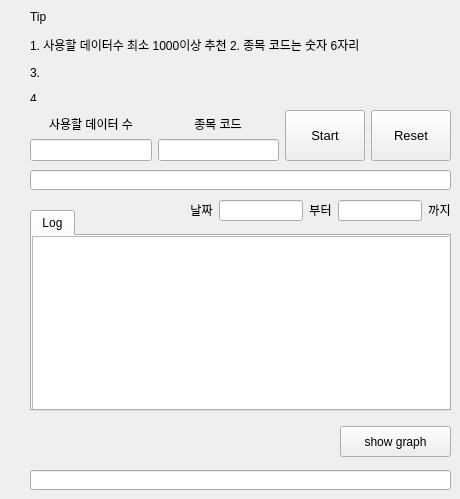
      <widget class="QWidget" name="tab_4">
       <attribute name="title">
        <string>주가 예측</string>
       </attribute>
       <widget class="QTabWidget" name="tabWidget_3">
        <property name="geometry">
         <rect>
          <x>30</x>
          <y>210</y>
          <width>421</width>
          <height>201</height>
         </rect>
        </property>
        <property name="currentIndex">
         <number>0</number>
        </property>
        <widget class="QWidget" name="tab2_2">
         <attribute name="title">
          <string>Log</string>
         </attribute>
         <widget class="QTextBrowser" name="log_4">
          <property name="geometry">
           <rect>
            <x>0</x>
            <y>0</y>
            <width>421</width>
            <height>181</height>
           </rect>
          </property>
         </widget>
        </widget>
       </widget>
       <widget class="QLineEdit" name="result_2_3">
        <property name="geometry">
         <rect>
          <x>30</x>
          <y>170</y>
          <width>421</width>
          <height>20</height>
         </rect>
        </property>
        <property name="font">
         <font>
          <weight>75</weight>
          <bold>true</bold>
         </font>
        </property>
        <property name="cursor">
         <cursorShape>IBeamCursor</cursorShape>
        </property>
        <property name="alignment">
         <set>Qt::AlignCenter</set>
        </property>
        <property name="readOnly">
         <bool>true</bool>
        </property>
       </widget>
       <widget class="QLineEdit" name="result_2_4">
        <property name="geometry">
         <rect>
          <x>30</x>
          <y>470</y>
          <width>421</width>
          <height>20</height>
         </rect>
        </property>
        <property name="font">
         <font>
          <weight>75</weight>
          <bold>true</bold>
         </font>
        </property>
        <property name="cursor">
         <cursorShape>IBeamCursor</cursorShape>
        </property>
        <property name="alignment">
         <set>Qt::AlignCenter</set>
        </property>
        <property name="readOnly">
         <bool>true</bool>
        </property>
       </widget>
       <widget class="QWidget" name="horizontalLayoutWidget_8">
        <property name="geometry">
         <rect>
          <x>30</x>
          <y>110</y>
          <width>421</width>
          <height>51</height>
         </rect>
        </property>
        <layout class="QHBoxLayout" name="horizontalLayout4_1">
         <item>
          <layout class="QHBoxLayout" name="horizontalLayout_10">
           <item>
            <layout class="QVBoxLayout" name="verticalLayout4_1">
             <item alignment="Qt::AlignHCenter|Qt::AlignBottom">
              <widget class="QLabel" name="label3_2">
               <property name="sizePolicy">
                <sizepolicy hsizetype="Fixed" vsizetype="Fixed">
                 <horstretch>0</horstretch>
                 <verstretch>0</verstretch>
                </sizepolicy>
               </property>
               <property name="font">
                <font>
                 <pointsize>9</pointsize>
                 <stylestrategy>PreferAntialias</stylestrategy>
                </font>
               </property>
               <property name="text">
                <string>사용할 데이터 수</string>
               </property>
               <property name="alignment">
                <set>Qt::AlignCenter</set>
               </property>
              </widget>
             </item>
             <item>
              <widget class="QLineEdit" name="data_len_4">
               <property name="sizePolicy">
                <sizepolicy hsizetype="Ignored" vsizetype="Ignored">
                 <horstretch>0</horstretch>
                 <verstretch>0</verstretch>
                </sizepolicy>
               </property>
               <property name="inputMethodHints">
                <set>Qt::ImhDigitsOnly</set>
               </property>
               <property name="text">
                <string/>
               </property>
               <property name="alignment">
                <set>Qt::AlignCenter</set>
               </property>
              </widget>
             </item>
            </layout>
           </item>
           <item>
            <layout class="QVBoxLayout" name="verticalLayout4_2">
             <item alignment="Qt::AlignHCenter|Qt::AlignBottom">
              <widget class="QLabel" name="label2_8">
               <property name="sizePolicy">
                <sizepolicy hsizetype="Fixed" vsizetype="Fixed">
                 <horstretch>0</horstretch>
                 <verstretch>0</verstretch>
                </sizepolicy>
               </property>
               <property name="font">
                <font>
                 <pointsize>9</pointsize>
                 <stylestrategy>PreferAntialias</stylestrategy>
                </font>
               </property>
               <property name="text">
                <string>종목 코드</string>
               </property>
               <property name="alignment">
                <set>Qt::AlignCenter</set>
               </property>
              </widget>
             </item>
             <item>
              <widget class="QLineEdit" name="stock_num4">
               <property name="sizePolicy">
                <sizepolicy hsizetype="Ignored" vsizetype="Ignored">
                 <horstretch>0</horstretch>
                 <verstretch>0</verstretch>
                </sizepolicy>
               </property>
               <property name="inputMethodHints">
                <set>Qt::ImhDigitsOnly</set>
               </property>
               <property name="text">
                <string/>
               </property>
               <property name="alignment">
                <set>Qt::AlignCenter</set>
               </property>
              </widget>
             </item>
            </layout>
           </item>
          </layout>
         </item>
         <item>
          <widget class="QPushButton" name="Start_btn4">
           <property name="sizePolicy">
            <sizepolicy hsizetype="Maximum" vsizetype="Ignored">
             <horstretch>0</horstretch>
             <verstretch>0</verstretch>
            </sizepolicy>
           </property>
           <property name="font">
            <font>
             <pointsize>10</pointsize>
             <stylestrategy>PreferAntialias</stylestrategy>
            </font>
           </property>
           <property name="autoFillBackground">
            <bool>false</bool>
           </property>
           <property name="text">
            <string>Start</string>
           </property>
           <property name="autoDefault">
            <bool>false</bool>
           </property>
          </widget>
         </item>
         <item>
          <widget class="QPushButton" name="Reset_btn4">
           <property name="sizePolicy">
            <sizepolicy hsizetype="Maximum" vsizetype="Ignored">
             <horstretch>0</horstretch>
             <verstretch>0</verstretch>
            </sizepolicy>
           </property>
           <property name="font">
            <font>
             <pointsize>10</pointsize>
             <stylestrategy>PreferAntialias</stylestrategy>
            </font>
           </property>
           <property name="autoFillBackground">
            <bool>false</bool>
           </property>
           <property name="text">
            <string>Reset</string>
           </property>
          </widget>
         </item>
        </layout>
       </widget>
       <widget class="QPushButton" name="show_graph_btn_2">
        <property name="geometry">
         <rect>
          <x>340</x>
          <y>426</y>
          <width>111</width>
          <height>31</height>
         </rect>
        </property>
        <property name="text">
         <string>show graph</string>
        </property>
       </widget>
       <widget class="QLabel" name="tips4">
        <property name="geometry">
         <rect>
          <x>30</x>
          <y>10</y>
          <width>421</width>
          <height>91</height>
         </rect>
        </property>
        <property name="sizePolicy">
         <sizepolicy hsizetype="Fixed" vsizetype="Fixed">
          <horstretch>0</horstretch>
          <verstretch>0</verstretch>
         </sizepolicy>
        </property>
        <property name="font">
         <font>
          <pointsize>9</pointsize>
          <stylestrategy>PreferAntialias</stylestrategy>
         </font>
        </property>
        <property name="inputMethodHints">
         <set>Qt::ImhNone</set>
        </property>
        <property name="frameShape">
         <enum>QFrame::NoFrame</enum>
        </property>
        <property name="frameShadow">
         <enum>QFrame::Plain</enum>
        </property>
        <property name="text">
         <string>&lt;html&gt;&lt;head/&gt;&lt;body&gt;&lt;p&gt;Tip&lt;/p&gt;&lt;p&gt;1. 사용할 데이터수 최소 1000이상 추천 2. 종목 코드는 숫자 6자리&lt;/p&gt;&lt;p&gt;3.&lt;/p&gt;&lt;p&gt;4.&lt;/p&gt;&lt;/body&gt;&lt;/html&gt;</string>
        </property>
        <property name="textFormat">
         <enum>Qt::AutoText</enum>
        </property>
        <property name="alignment">
         <set>Qt::AlignLeading|Qt::AlignLeft|Qt::AlignVCenter</set>
        </property>
       </widget>
       <widget class="QWidget" name="horizontalLayoutWidget_9">
        <property name="geometry">
         <rect>
          <x>190</x>
          <y>200</y>
          <width>261</width>
          <height>21</height>
         </rect>
        </property>
        <layout class="QHBoxLayout" name="horizontalLayout4_2">
         <item>
          <widget class="QLabel" name="label2_10">
           <property name="sizePolicy">
            <sizepolicy hsizetype="Fixed" vsizetype="Fixed">
             <horstretch>0</horstretch>
             <verstretch>0</verstretch>
            </sizepolicy>
           </property>
           <property name="font">
            <font>
             <pointsize>9</pointsize>
             <stylestrategy>PreferAntialias</stylestrategy>
            </font>
           </property>
           <property name="text">
            <string>날짜</string>
           </property>
           <property name="alignment">
            <set>Qt::AlignCenter</set>
           </property>
          </widget>
         </item>
         <item>
          <widget class="QLineEdit" name="start_date2_2">
           <property name="sizePolicy">
            <sizepolicy hsizetype="Ignored" vsizetype="Ignored">
             <horstretch>0</horstretch>
             <verstretch>0</verstretch>
            </sizepolicy>
           </property>
           <property name="inputMethodHints">
            <set>Qt::ImhDigitsOnly</set>
           </property>
           <property name="text">
            <string/>
           </property>
           <property name="alignment">
            <set>Qt::AlignCenter</set>
           </property>
           <property name="readOnly">
            <bool>true</bool>
           </property>
          </widget>
         </item>
         <item>
          <widget class="QLabel" name="label2_11">
           <property name="sizePolicy">
            <sizepolicy hsizetype="Fixed" vsizetype="Fixed">
             <horstretch>0</horstretch>
             <verstretch>0</verstretch>
            </sizepolicy>
           </property>
           <property name="font">
            <font>
             <pointsize>9</pointsize>
             <stylestrategy>PreferAntialias</stylestrategy>
            </font>
           </property>
           <property name="text">
            <string>부터</string>
           </property>
           <property name="alignment">
            <set>Qt::AlignCenter</set>
           </property>
          </widget>
         </item>
         <item>
          <widget class="QLineEdit" name="end_date2_2">
           <property name="sizePolicy">
            <sizepolicy hsizetype="Ignored" vsizetype="Ignored">
             <horstretch>0</horstretch>
             <verstretch>0</verstretch>
            </sizepolicy>
           </property>
           <property name="inputMethodHints">
            <set>Qt::ImhDigitsOnly</set>
           </property>
           <property name="text">
            <string/>
           </property>
           <property name="alignment">
            <set>Qt::AlignCenter</set>
           </property>
           <property name="readOnly">
            <bool>true</bool>
           </property>
          </widget>
         </item>
         <item>
          <widget class="QLabel" name="label2_12">
           <property name="sizePolicy">
            <sizepolicy hsizetype="Fixed" vsizetype="Fixed">
             <horstretch>0</horstretch>
             <verstretch>0</verstretch>
            </sizepolicy>
           </property>
           <property name="font">
            <font>
             <pointsize>9</pointsize>
             <stylestrategy>PreferAntialias</stylestrategy>
            </font>
           </property>
           <property name="text">
            <string>까지</string>
           </property>
           <property name="alignment">
            <set>Qt::AlignCenter</set>
           </property>
          </widget>
         </item>
        </layout>
       </widget>
      </widget>
